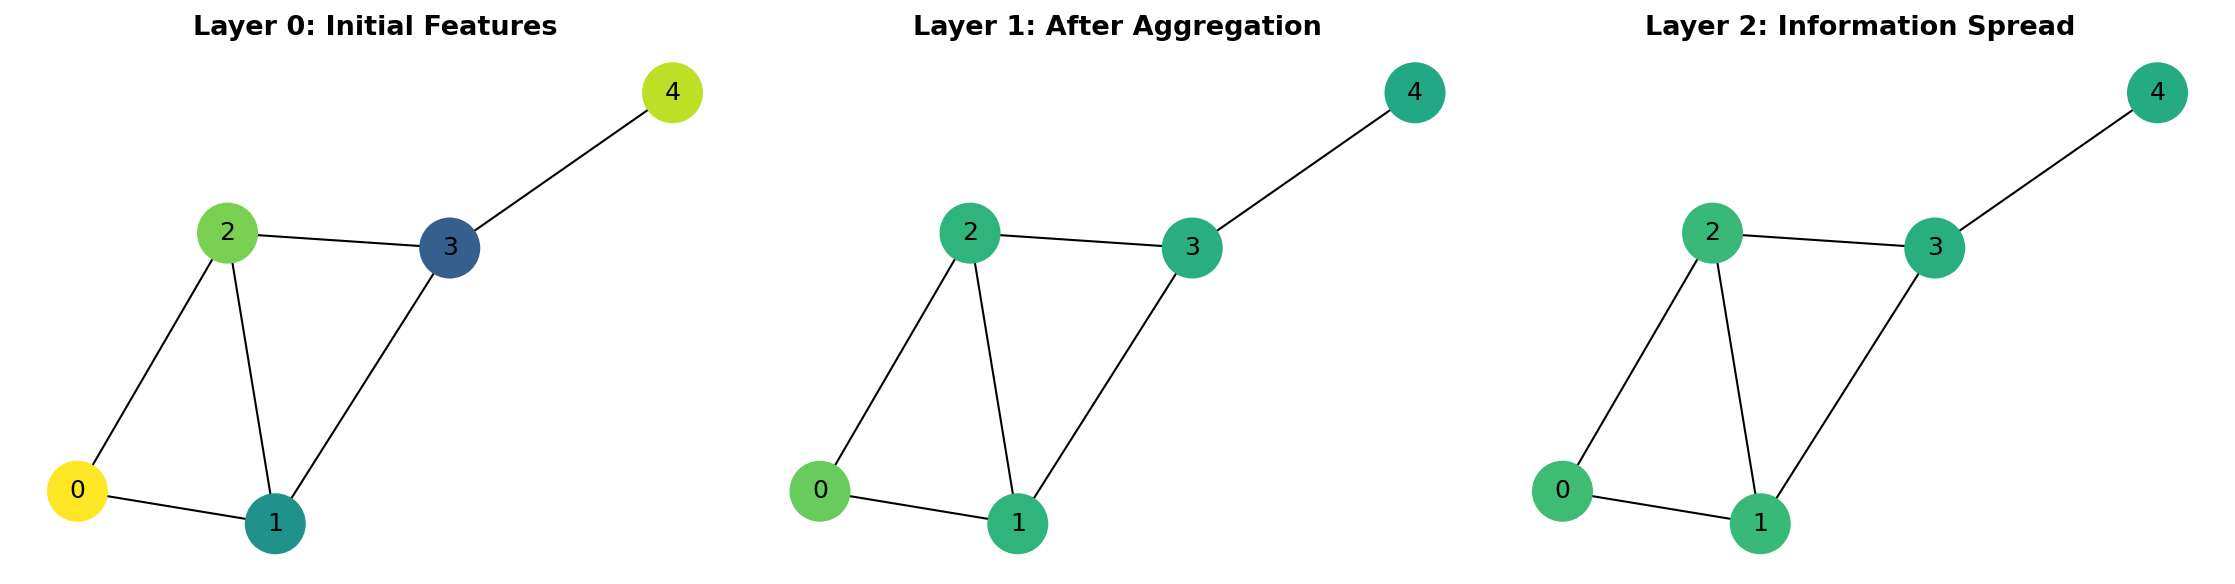

This chart was generated by the following Python code:
import matplotlib.pyplot as plt
import networkx as nx
import numpy as np

# Create a simple graph for visualization
fig, axes = plt.subplots(1, 3, figsize=(15, 4))

# Create a small graph
G = nx.Graph()
G.add_edges_from([(0, 1), (0, 2), (1, 2), (1, 3), (2, 3), (3, 4)])
pos = nx.spring_layout(G, seed=42)

# Initial features (Layer 0)
initial_features = {0: 1.0, 1: 0.5, 2: 0.8, 3: 0.3, 4: 0.9}

# Layer 1: After first aggregation
layer1_features = {}
for node in G.nodes():
    neighbors = list(G.neighbors(node))
    layer1_features[node] = np.mean([initial_features[n] for n in neighbors + [node]])

# Layer 2: After second aggregation
layer2_features = {}
for node in G.nodes():
    neighbors = list(G.neighbors(node))
    layer2_features[node] = np.mean([layer1_features[n] for n in neighbors + [node]])

# Plot each layer
for idx, (features, title) in enumerate([
    (initial_features, 'Layer 0: Initial Features'),
    (layer1_features, 'Layer 1: After Aggregation'),
    (layer2_features, 'Layer 2: Information Spread')
]):
    ax = axes[idx]
    node_colors = [features[n] for n in G.nodes()]
    nx.draw(G, pos, node_color=node_colors, node_size=800, cmap='viridis',
            with_labels=True, ax=ax, vmin=0, vmax=1)
    ax.set_title(title, fontsize=13, fontweight='bold')

plt.tight_layout()
plt.savefig('/home/chirag/ds-book/book/course-20/ch57/diagrams/message_passing_visualization.png',
            dpi=150, bbox_inches='tight', facecolor='white')
plt.close()

print("Message passing visualization saved")
